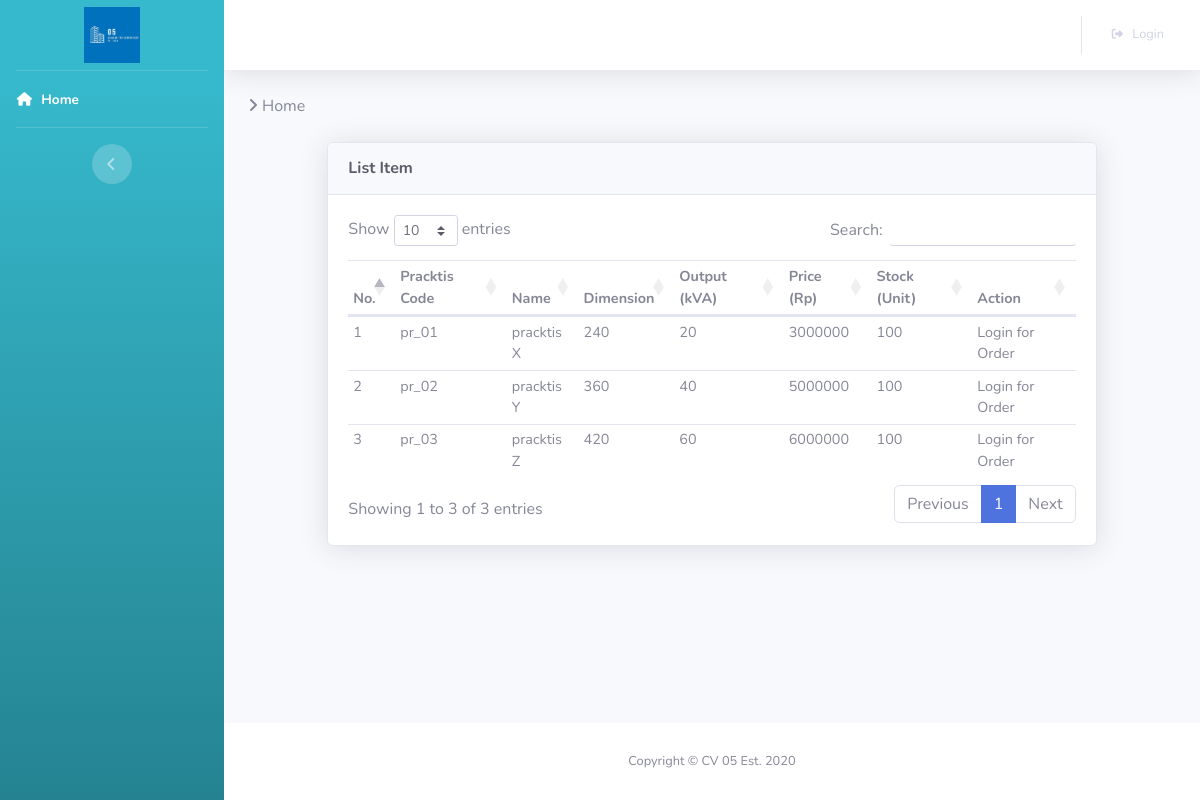
Page /views/home.php?page=home on the committed database.
### tables this page shows
CREATE TABLE `pracktis` (
  `id_pracktis` varchar(11) NOT NULL,
  `engine_name` varchar(255) NOT NULL,
  `dimension` int(11) NOT NULL,
  `output` int(11) NOT NULL,
  `price` int(11) NOT NULL,
  `stock` int(11) NOT NULL
);

### config/page.php (called while the page is built, shortened)
<?php
  if(isset($_GET['page'])){
    switch ($page = $_GET['page']) {
    	case 'home':
    		$menu0 = "active";
    		break;
    }
  }
?>

### views/home.php (the view)
<?php
  include 'header.php';
  $row = $dbconnect->query("SELECT * FROM pracktis");
?>
<div class="d-sm-flex align-items-center justify-content-between mb-4">
  <span><i class="fa fa-angle-right">&nbsp;</i>Home</span>
</div>
<div class="row justify-content-center">
  <div class="col-lg-10">
    <div class="card shadow mb-4">
      <div class="card-header py-3">
        <h6 class="m-0 font-weight-bold text-dark">List Item</h6>
      </div>
      <div class="card-body">
      <div class="table-responsive">
        <table class="table table-sm" id="dataTable" width="100%" cellspacing="0">
          <thead>
            <tr>
              <th width="1%">No.</th>
              <th>Pracktis Code</th>
              <th>Name</th>
              <th>Dimension</th>
              <th>Output (kVA)</th>
              <th>Price (Rp)</th>
              <th>Stock (Unit)</th>
              <th>Action</th>
            </tr>
          </thead>
          <tbody>
            <?php if($row->rowCount() > 0){
              $no = 1;
              while($data = $row->fetch()){
            ?>
            <tr>
              <td><?php echo $no ?></td>
              <td><?php echo $data['id_pracktis'] ?></td>
              <td><?php echo $data['engine_name'] ?></td>
              <td><?php echo $data['dimension'] ?></td>
              <td><?php echo $data['output'] ?></td>
              <td><?php echo $data['price'] ?></td>
              <td><?php echo $data['stock'] ?></td>
              <td>Login for Order</td>
            </tr>
            <?php $no++; }} ?>
          </tbody>
        </table>
      </div>
      </div>
    </div>
  </div>
</div>
<?php include 'footer.php' ?>

### views/header.php (shortened to what this page needs)
<?php include '../config/page.php'; include '../auth/auth.php';  include '../config/conn.php'; ?>
<!DOCTYPE html>
<html lang="en">
<head>
	<link href="../assets/vendor/fontawesome-free/css/all.min.css" rel="stylesheet" type="text/css">
	<link href="../assets/css/sb-admin-2-ram.css" rel="stylesheet">
	<link href="../assets/vendor/datatables/dataTables.bootstrap4.min.css" rel="stylesheet">
</head>
<body id="page-top">
	<div id="wrapper">
    	<ul class="navbar-nav bg-gradient-info sidebar sidebar-dark accordion" id="accordionSidebar">
			<a class="sidebar-brand d-flex align-items-center justify-content-center" href="#">
				<div class="sidebar-brand-text mx-3"><img src="../assets/img/logo1.jpg" width="35%"></div>
			</a>
			<hr class="sidebar-divider my-0">
			<li class="nav-item <?php if (isset($menu0)) echo $menu0 ?>">
				<a class="nav-link" href="home.php?page=home">
				  <i class="fas fa-fw fa-home"></i>
				  <span>Home</span></a>
			</li>
		    <hr class="sidebar-divider">
		    <div class="text-center d-none d-md-inline">
		        <button class="rounded-circle border-0" id="sidebarToggle"></button>
		    </div>
	    </ul>
	    <div id="content-wrapper" class="d-flex flex-column">
		    <div id="content">
		        <nav class="navbar navbar-expand navbar-light bg-white topbar mb-4 static-top shadow">
			        <ul class="navbar-nav ml-auto">
			            <li class="nav-item">
			            	<a class="nav-link" href="login.php">
			            		<span class="mr-2 d-none d-lg-inline small"><i class="fas fa-sign-out-alt fa-sm fa-fw mr-2"></i>Login</span>
			            	</a>
			            </li>
		        	</ul>
				</nav>
				<div class="container-fluid">

### views/footer.php (shortened to what this page needs)
</div>
      </div>
      <footer class="sticky-footer bg-white">
        <div class="container my-auto">
          <div class="copyright text-center my-auto">
            <span>Copyright &copy; CV 05 Est. 2020</span>
          </div>
        </div>
      </footer>
    </div>
  </div>
</body>
</html>

### rows in the picture
pracktis: id_pracktis "pr_01", engine_name "pracktis X", dimension "240", output "20", price "3000000", stock "100"
pracktis: id_pracktis "pr_02", engine_name "pracktis Y", dimension "360", output "40", price "5000000", stock "100"
pracktis: id_pracktis "pr_03", engine_name "pracktis Z", dimension "420", output "60", price "6000000", stock "100"
